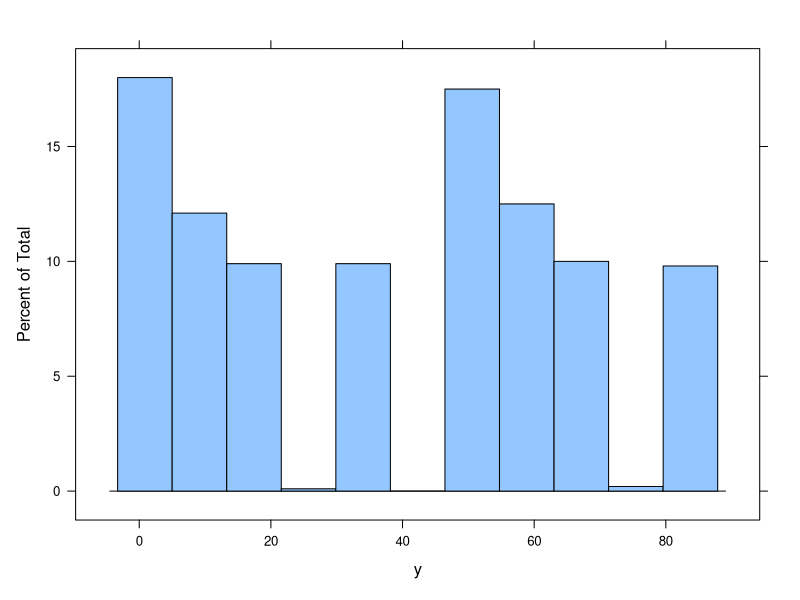
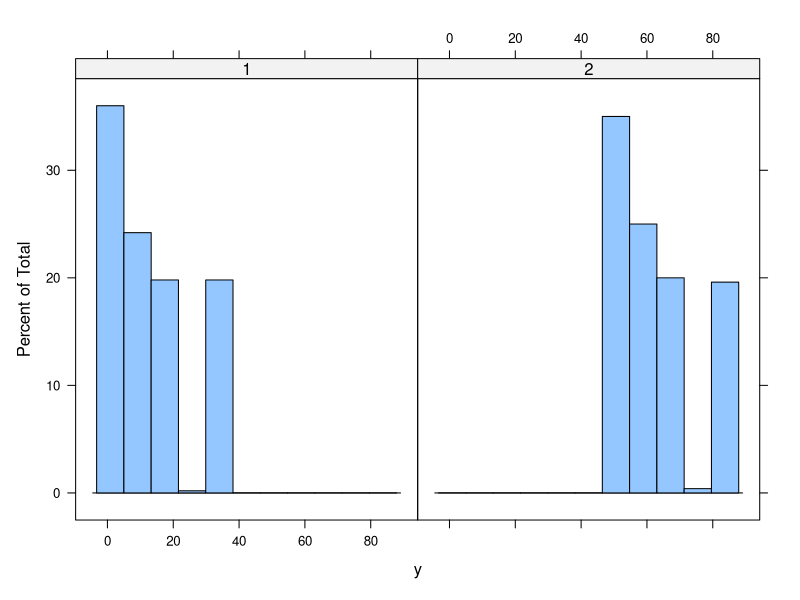
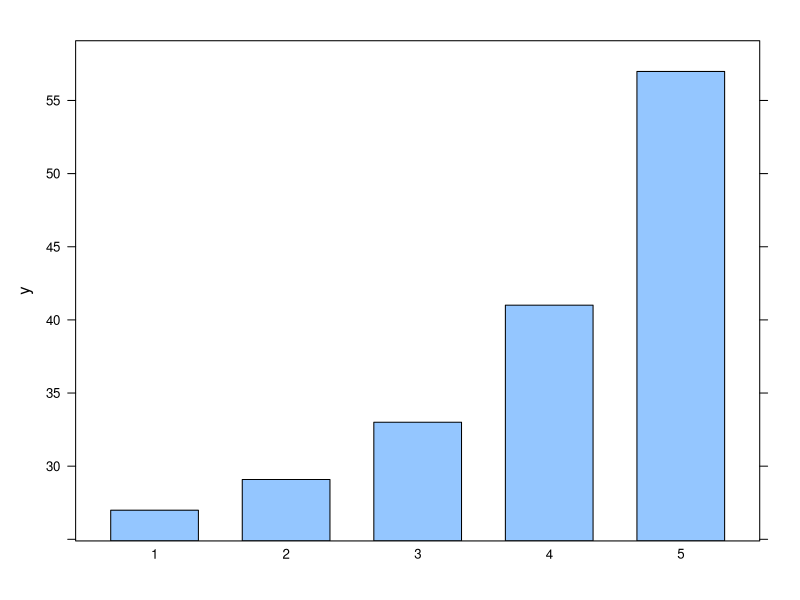
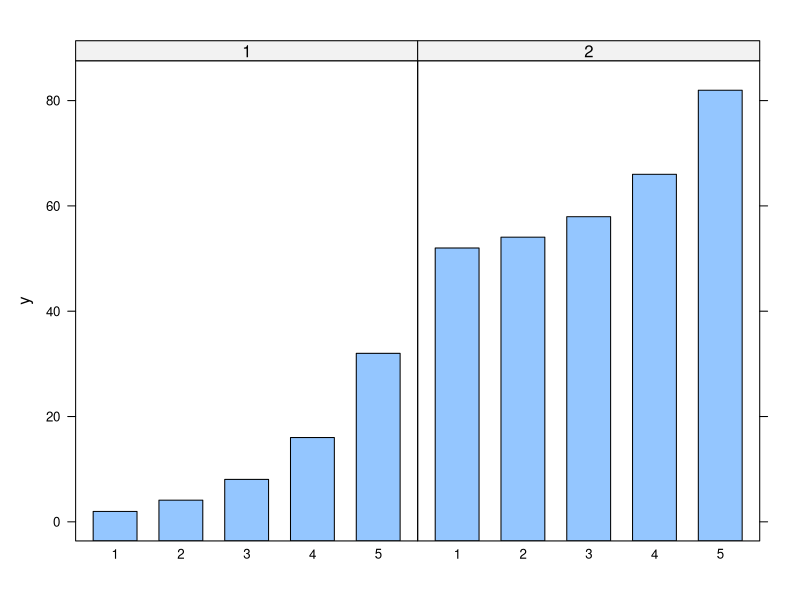
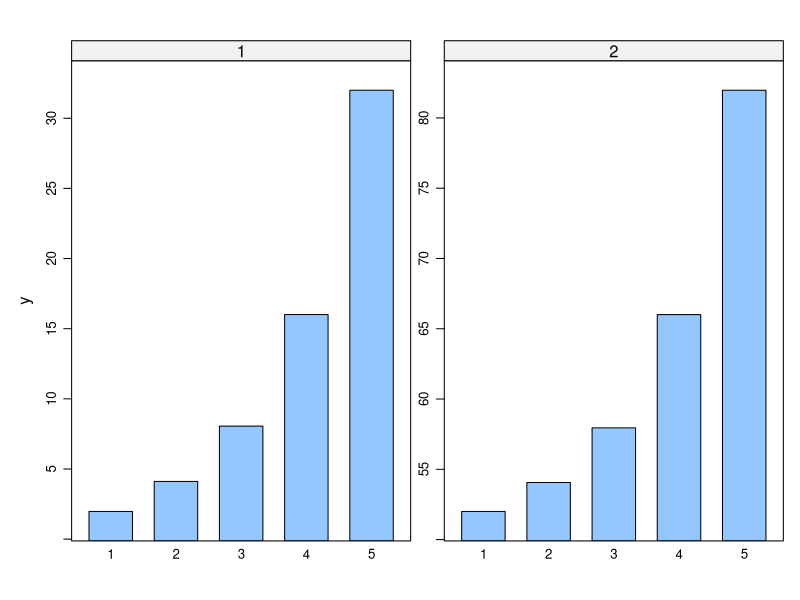
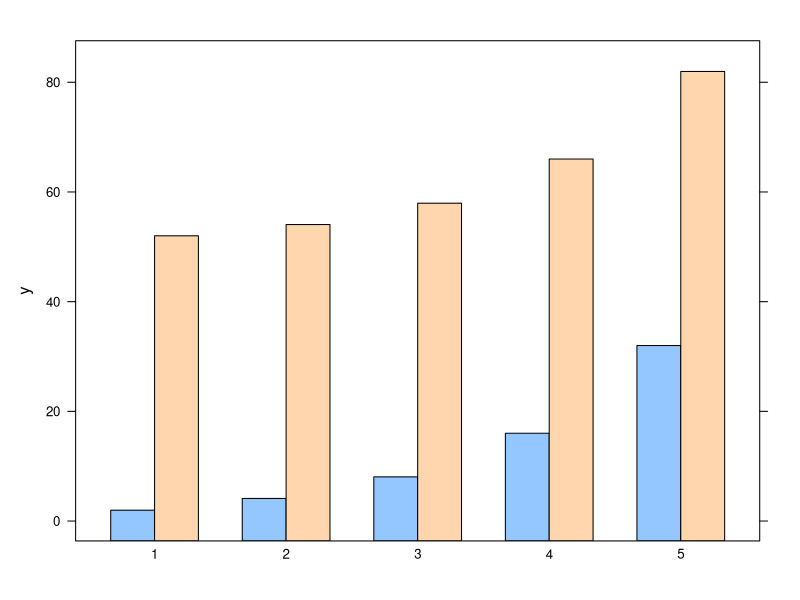
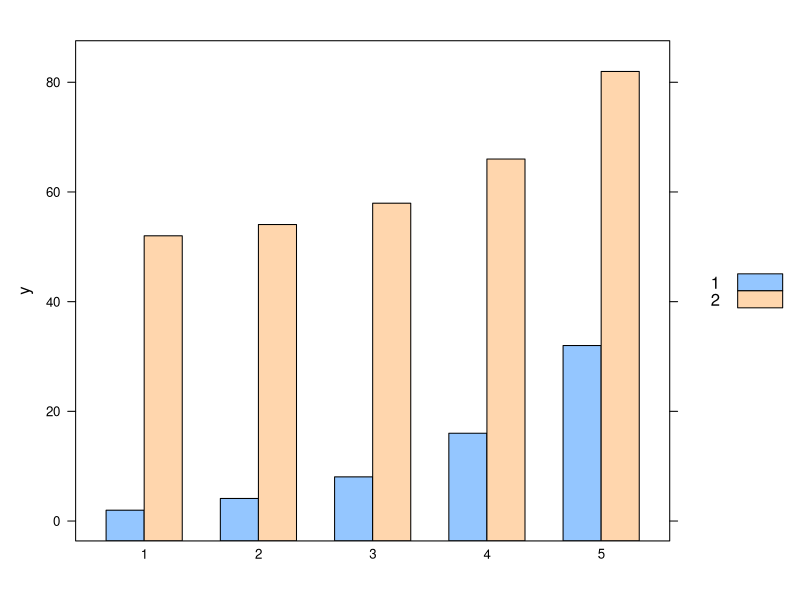
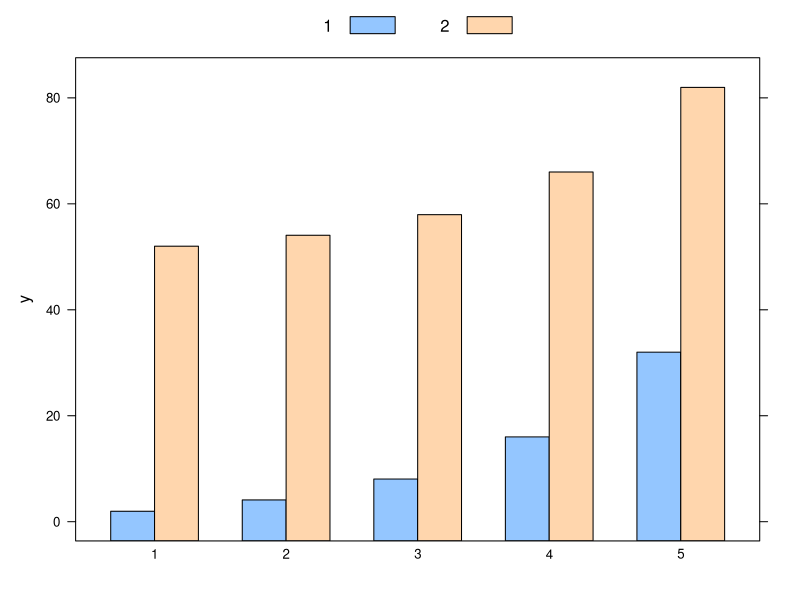

Write the R code that produced these figures, in order.
## ---- chunk 1
require(lattice)
require(ggplot2)
## ---- chunk 2
x <- seq(-pi,pi,length.out=100)
y <- c(sin(x),cos(x)) + rnorm(200,sd=.25)
d1 <- data.frame(y=y,x=rep(x,2),type=rep(c("sin","cos"),each=length(x)))
str(d1)
## ---- chunk 3
d2 <- data.frame(reshape(d1, timevar="type", idvar=c("x"), direction="wide"))
str(d2)
## ---- chunk 4
d3 <- data.frame(
  x=rep(1:5,each=100),
  y=c(unlist(lapply(1:5, function(x){rnorm(n=100,mean=2^x)})),
      unlist(lapply(1:5, function(x){rnorm(n=100,mean=50+2^x)}))),
  g=rep(1:2,each=500))
## ---- chunk 5
x <- seq(pi/4, 5 * pi, length.out = 100)
y <- seq(pi/4, 5 * pi, length.out = 100)
r <- as.vector(sqrt(outer(x^2, y^2, "+")))
d4 <- expand.grid(x=x, y=y)
d4$z <- cos(r^2) * exp(-r/(pi^3))
## ---- chunk 6
histogram(~y,d3)
## ---- chunk 7
histogram(~y|as.factor(g),d3)
## ---- chunk 8
barchart(y ~ as.factor(x),
  aggregate(y ~ x, data = d3, mean))
## ---- chunk 9
barchart(y ~ as.factor(x) | as.factor(g),
  aggregate(y ~ x + g, data = d3, mean))
## ---- chunk 10
barchart(y ~ as.factor(x) | as.factor(g),
  aggregate(y ~ x + g, data = d3, mean),
  scales=list(y=list(relation="free")))
## ---- chunk 11
barchart(y ~ as.factor(x),
  aggregate(y ~ x + g, data = d3, mean),
  groups = as.factor(g))
## ---- chunk 12
barchart(y ~ as.factor(x),
  aggregate(y ~ x + g, data = d3, mean),
  groups = as.factor(g),
  auto.key = T)
## ---- chunk 13
barchart(y ~ as.factor(x),
  aggregate(y ~ x + g, data = d3, mean),
  groups = as.factor(g),
  auto.key = list(columns = 2))
## ---- chunk 14
barchart(y ~ as.factor(x),
  aggregate(y ~ x + g, data = d3, mean),
  groups = as.factor(g),
  auto.key = list(space = "right"))
## ---- chunk 15
xyplot(y~x,d1)
## ---- chunk 16
xyplot(y~x|type,d1)
## ---- chunk 17
xyplot(y ~ x, d1, groups = type,
  auto.key = list(space = "right"))
## ---- chunk 18
xyplot(y.cos + y.sin ~ x, d2,
  auto.key = list(space = "right"))
## ---- chunk 19
xyplot(y ~ x, d1, groups = type,
  auto.key = list(space = "right"),
  type = "l")
## ---- chunk 20
xyplot(y ~ x, d1, groups = type,
  auto.key = list(space = "right"),
  type = "b")
## ---- chunk 21
xyplot(y ~ x, d1, groups = type,
  auto.key = list(space = "right"),
  type = "b", pch=2, cex=.5, lty=2, lwd=2)
## ---- chunk 22
xyplot(y ~ x, d1, groups = type,
  auto.key = list(space = "right"),
  scales = list(x = list(
    at = c(-pi, -pi/2, 0, pi/2, pi))))
## ---- chunk 23
l <- expression(-pi, -pi/2, 0, pi/2, pi)
xyplot(y ~ x, d1, groups = type,
  auto.key = list(space = "right"),
  scales = list(x = list(
    at = c(-pi, -pi/2, 0, pi/2, pi),
    labels = l
    )))
## ---- chunk 24
xyplot(y ~ x, d1, groups = type,
  auto.key = list(space = "right"),
  type = "b",
  panel=function(...) {
    panel.xyplot(...)
  }
)
## ---- chunk 25
xyplot(y ~ x, d1, groups = type,
  auto.key = list(space = "right"),
  type = "p",
  panel = panel.superpose,
  panel.groups = function(..., pch, lwd) {
    panel.xyplot(..., pch = 2)
    panel.loess(..., span = .2, lwd = 4)
  }
)
## ---- chunk 26
levelplot(z~x+y,d4)
